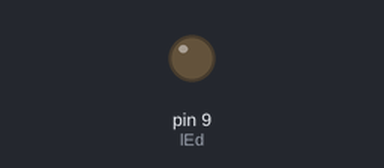
Bench run of a sketch on a simulated Arduino Uno, built with avr-gcc and run on an emulated ATmega328P. On the bench: output pins drawn as LEDs (lit = HIGH).

Above: at 0.05 s.
At 0.15 s:
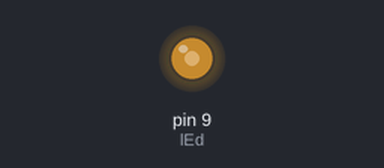
At 0.3 s:
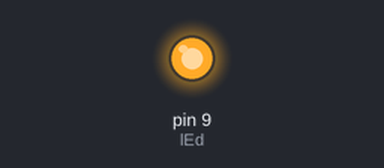
Timing chart, 0 to 3.0 s (numbered marks = the images above):
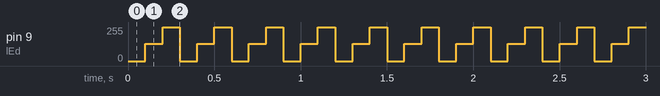

The sketch:

sketch_jan12a.ino
```cpp
int lEd = 9; // will be edited to analog pin number
int dit = 100;
void setup() {
  // put your setup code here, to run once:
pinMode(lEd,OUTPUT);
}

void loop() {
  // put your main code here, to run repeatedly:
analogWrite(lEd,0);
delay(dit);
analogWrite(lEd,128);
delay(dit);
analogWrite(lEd,255);
delay(dit);
}
```

Measured:
- by itself, pin 9 (lEd): repeats every 0.30 s: 255/255 0.10 s, 0/255 0.10 s, 128/255 0.10 s
